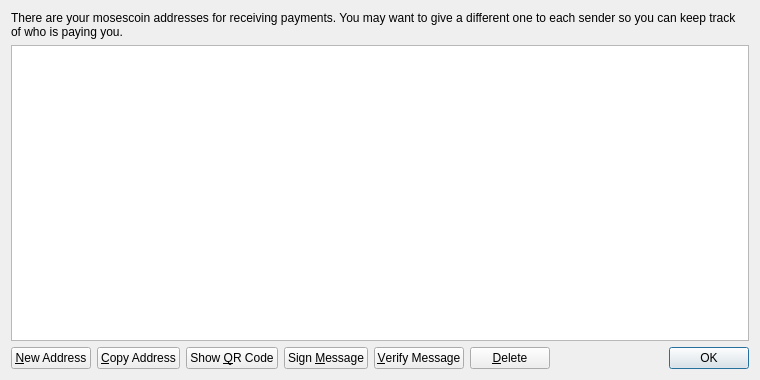
<?xml version="1.0" encoding="UTF-8"?>
<ui version="4.0">
 <class>AddressBookPage</class>
 <widget class="QWidget" name="AddressBookPage">
  <property name="geometry">
   <rect>
    <x>0</x>
    <y>0</y>
    <width>760</width>
    <height>380</height>
   </rect>
  </property>
  <property name="windowTitle">
   <string>Address Book</string>
  </property>
  <layout class="QVBoxLayout" name="verticalLayout">
   <item>
    <widget class="QLabel" name="labelExplanation">
     <property name="text">
      <string>There are your mosescoin addresses for receiving payments. You may want to give a different one to each sender so you can keep track of who is paying you.</string>
     </property>
     <property name="textFormat">
      <enum>Qt::PlainText</enum>
     </property>
     <property name="wordWrap">
      <bool>true</bool>
     </property>
    </widget>
   </item>
   <item>
    <widget class="QTableView" name="tableView">
     <property name="contextMenuPolicy">
      <enum>Qt::CustomContextMenu</enum>
     </property>
     <property name="toolTip">
      <string>Double-click to edit address or label</string>
     </property>
     <property name="tabKeyNavigation">
      <bool>false</bool>
     </property>
     <property name="alternatingRowColors">
      <bool>true</bool>
     </property>
     <property name="selectionMode">
      <enum>QAbstractItemView::SingleSelection</enum>
     </property>
     <property name="selectionBehavior">
      <enum>QAbstractItemView::SelectRows</enum>
     </property>
     <property name="sortingEnabled">
      <bool>true</bool>
     </property>
     <attribute name="verticalHeaderVisible">
      <bool>false</bool>
     </attribute>
    </widget>
   </item>
   <item>
    <layout class="QHBoxLayout" name="horizontalLayout">
     <item>
      <widget class="QPushButton" name="newAddressButton">
       <property name="toolTip">
        <string>Create a new address</string>
       </property>
       <property name="text">
        <string>&amp;New Address</string>
       </property>
       <property name="icon">
        <iconset resource="../bitcoin.qrc">
         <normaloff>:/icons/add</normaloff>:/icons/add</iconset>
       </property>
      </widget>
     </item>
     <item>
      <widget class="QPushButton" name="copyToClipboard">
       <property name="toolTip">
        <string>Copy the currently selected address to the system clipboard</string>
       </property>
       <property name="text">
        <string>&amp;Copy Address</string>
       </property>
       <property name="icon">
        <iconset resource="../bitcoin.qrc">
         <normaloff>:/icons/editcopy</normaloff>:/icons/editcopy</iconset>
       </property>
      </widget>
     </item>
     <item>
      <widget class="QPushButton" name="showQRCode">
       <property name="text">
        <string>Show &amp;QR Code</string>
       </property>
       <property name="icon">
        <iconset resource="../bitcoin.qrc">
         <normaloff>:/icons/qrcode</normaloff>:/icons/qrcode</iconset>
       </property>
      </widget>
     </item>
     <item>
      <widget class="QPushButton" name="signMessage">
       <property name="toolTip">
        <string>Sign a message to prove you own a mosescoin address</string>
       </property>
       <property name="text">
        <string>Sign &amp;Message</string>
       </property>
       <property name="icon">
        <iconset resource="../bitcoin.qrc">
         <normaloff>:/icons/edit</normaloff>:/icons/edit</iconset>
       </property>
      </widget>
     </item>
     <item>
      <widget class="QPushButton" name="verifyMessage">
       <property name="toolTip">
        <string>Verify a message to ensure it was signed with a specified mosescoin address</string>
       </property>
       <property name="text">
        <string>&amp;Verify Message</string>
       </property>
       <property name="icon">
        <iconset resource="../bitcoin.qrc">
         <normaloff>:/icons/transaction_0</normaloff>:/icons/transaction_0</iconset>
       </property>
      </widget>
     </item>
     <item>
      <widget class="QPushButton" name="deleteButton">
       <property name="toolTip">
        <string>Delete the currently selected address from the list</string>
       </property>
       <property name="text">
        <string>&amp;Delete</string>
       </property>
       <property name="icon">
        <iconset resource="../bitcoin.qrc">
         <normaloff>:/icons/remove</normaloff>:/icons/remove</iconset>
       </property>
      </widget>
     </item>
     <item>
      <spacer name="horizontalSpacer">
       <property name="orientation">
        <enum>Qt::Horizontal</enum>
       </property>
       <property name="sizeHint" stdset="0">
        <size>
         <width>40</width>
         <height>20</height>
        </size>
       </property>
      </spacer>
     </item>
     <item>
      <widget class="QDialogButtonBox" name="buttonBox">
       <property name="sizePolicy">
        <sizepolicy hsizetype="Maximum" vsizetype="Fixed">
         <horstretch>0</horstretch>
         <verstretch>0</verstretch>
        </sizepolicy>
       </property>
       <property name="standardButtons">
        <set>QDialogButtonBox::Ok</set>
       </property>
      </widget>
     </item>
    </layout>
   </item>
  </layout>
 </widget>
 <resources>
  <include location="../bitcoin.qrc"/>
 </resources>
 <connections/>
</ui>
